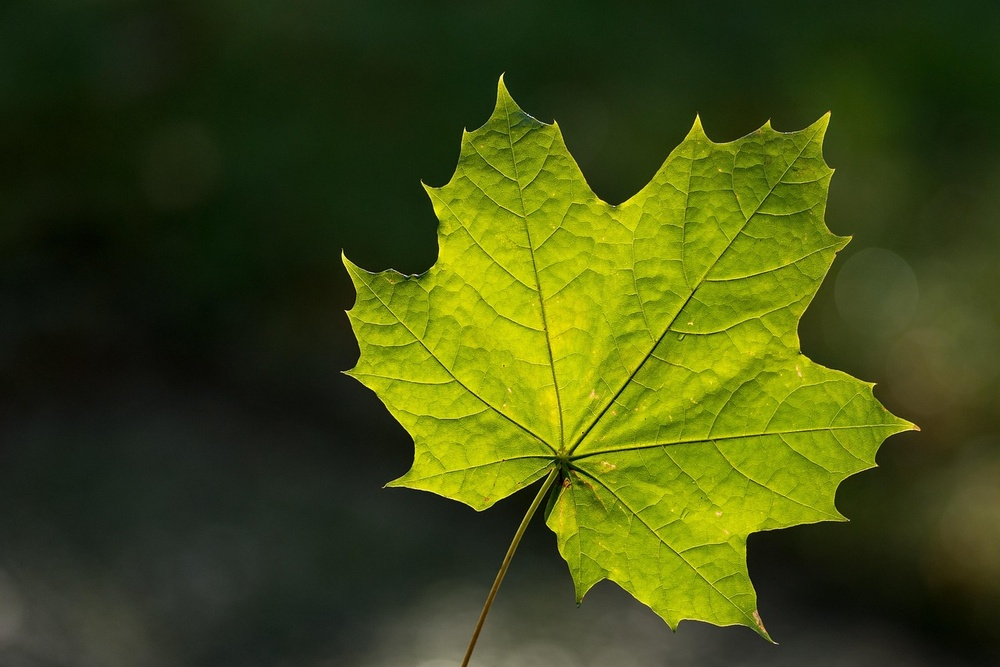
#> input picture Lab/leaf.jpg, 1000 x 667 px, shrunk from 1280 x 854 before the run
$ jupyter execute Lab7.ipynb
#> lines starting #> are read from the running program, lines starting #| are printed output that depends on the picture
### Machine Vision Lab 7
#### Implementing Affin transformations on Image

**22BAI1037 - Gorav Jhabakh**

[cell 1]
import cv2
import numpy as np
import matplotlib.pyplot as plt


img=cv2.imread('leaf.jpg',cv2.IMREAD_GRAYSCALE)
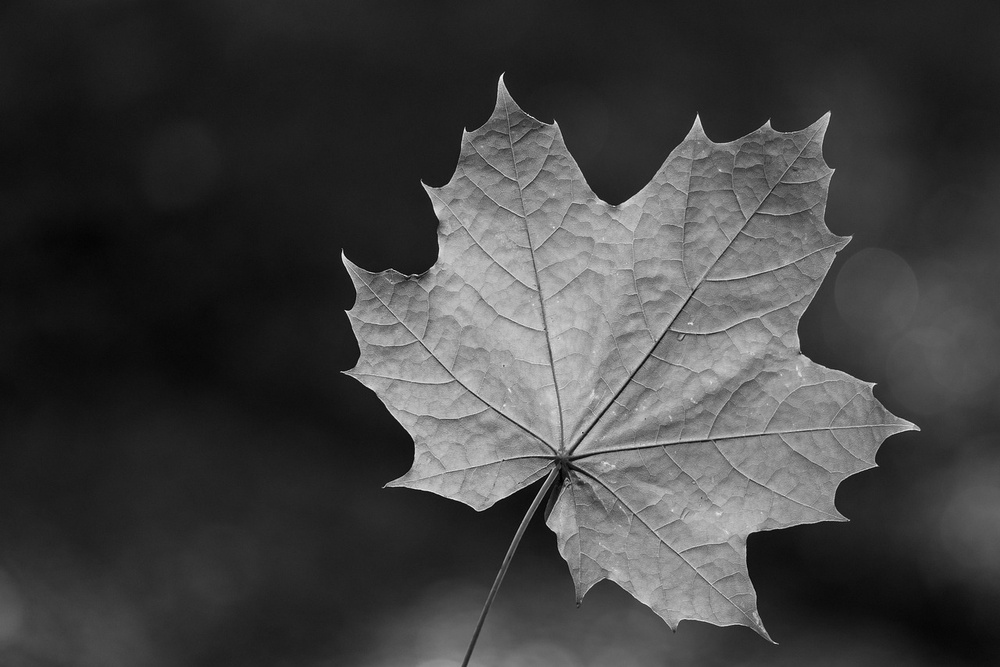
#> img: shape (667, 1000); min 0, max 248, mean 65.2
rows,cols=img.shape
#> rows = 667; cols = 1000

**Translation**

[cell 2]
# X and y factor
xFactor = 100
yFactor = 60

# Using opencv
translate = np.float32([[1, 0, xFactor],[0, 1, yFactor]])
translated_img_cv=cv2.warpAffine(img, translate,(cols, rows))
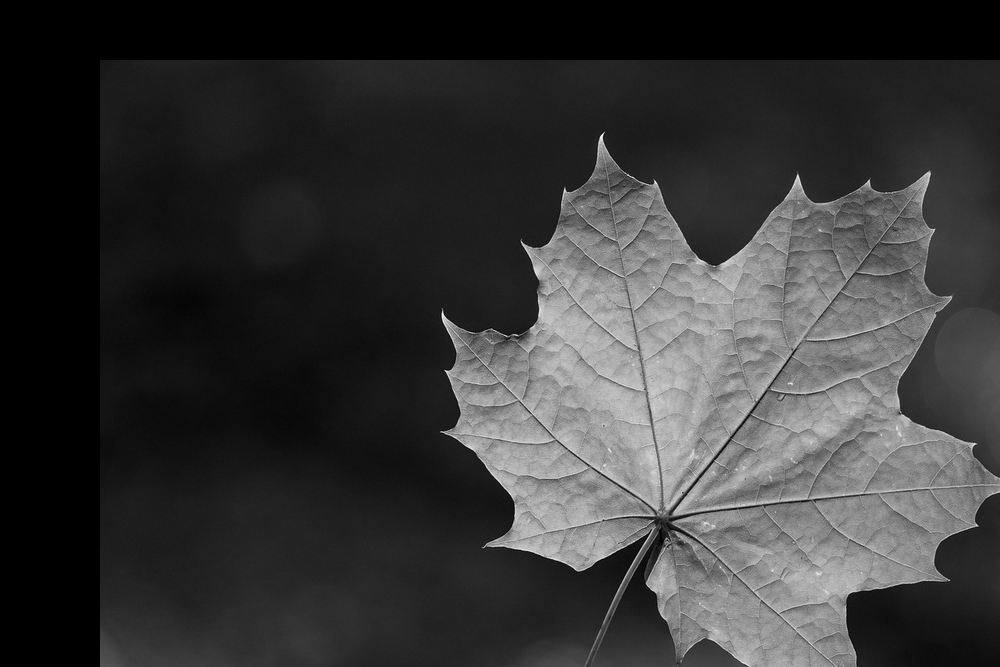
#> translated_img_cv: shape (667, 1000); min 0, max 248, mean 55.1

# Without opencv
translated_img_manual=np.zeros_like(img)
for i in range(rows):
    for j in range(cols):
        x=j+xFactor
        y=i+yFactor
        if 0 <= y < rows and 0 <= x < cols:
            translated_img_manual[y,x]=img[i,j]

[cell 3]
plt.figure(figsize=(15,5))
plt.subplot(1,3,1)
plt.imshow(img, cmap='gray')
plt.title("Original Image")

plt.subplot(1,3,2)
plt.imshow(translated_img_cv, cmap='gray')
plt.title("Translated Image with opencv")

plt.subplot(1,3,3)
plt.imshow(translated_img_cv, cmap='gray')
plt.title("Translated Image without opencv")

plt.axis('off')
plt.show()
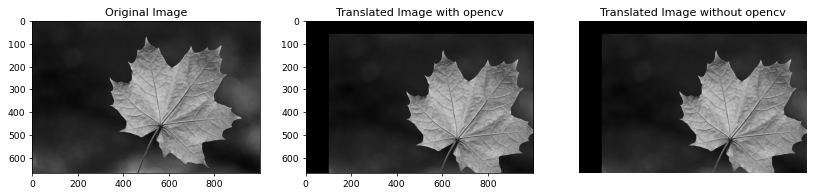
#> figure drawn by matplotlib, 3 panels

**Scaling**

[cell 4]
# Scale factors
xScale = 2
yScale = 1.5

# With opencv
center_x, center_y = cols / 2, rows / 2
#> center_x = 500; center_y = 333.5
scale = np.float32([[xScale, 0, center_x * (1 - xScale)], [0, yScale, center_y * (1 - yScale)]])
#> scale = [[2, 0, -500], [0, 1.5, -166.8]]
scaled_img_cv = cv2.warpAffine(img, scale, (cols, rows))
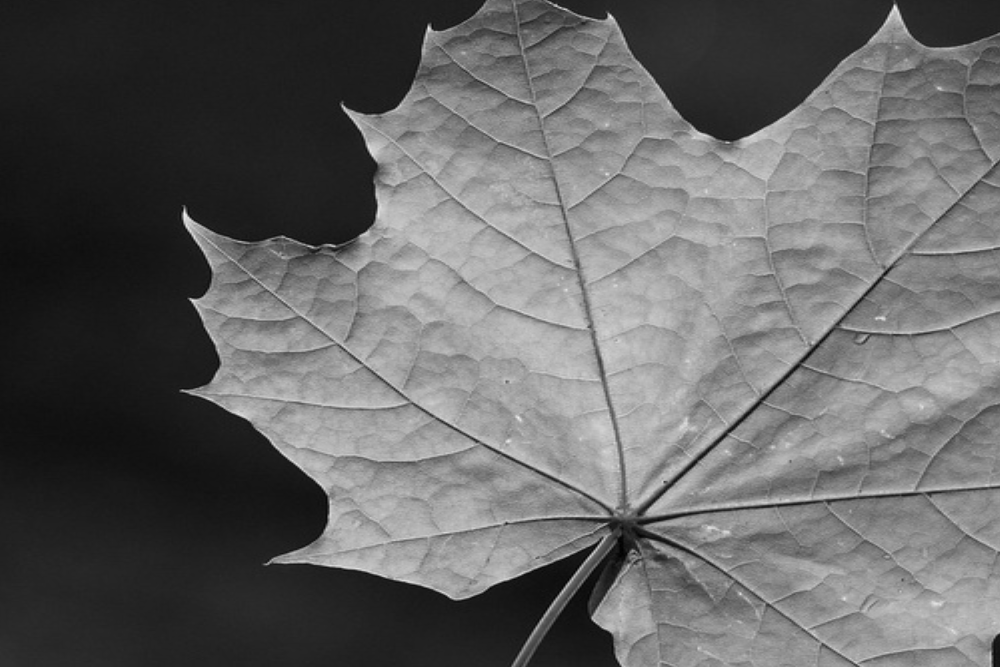
#> scaled_img_cv: shape (667, 1000); min 0, max 243, mean 99.7

# Without opencv
scaled_img_manual = np.zeros_like(img)
for i in range(rows):
    for j in range(cols):
        x, y = int((j - center_x) / xScale + center_x), int((i - center_y) / yScale + center_y)
        scaled_img_manual[i,j] = img[y,x]

[cell 5]
plt.figure(figsize=(15,5))
plt.subplot(1,3,1)
plt.imshow(img, cmap='gray')
plt.title("Original Image")

plt.subplot(1,3,2)
plt.imshow(scaled_img_cv, cmap='gray')
plt.title("Scaled Image with opencv")

plt.subplot(1,3,3)
plt.imshow(scaled_img_manual, cmap='gray')
plt.title("Scaled Image without opencv")

plt.axis('off')
plt.show()

**Rotation**

[cell 6]
angle = 45

# With opencv
center_x, center_y = cols / 2, rows / 2
rotation = cv2.getRotationMatrix2D((center_x, center_y), angle, 1)
rotated_img_cv = cv2.warpAffine(img, rotation, (cols, rows))
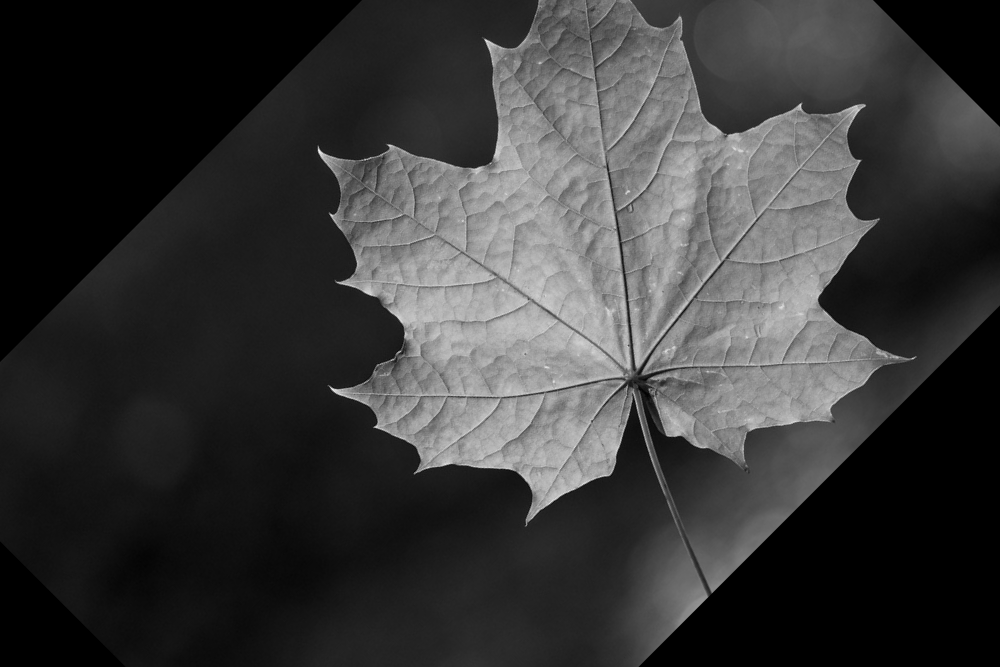
#> rotated_img_cv: shape (667, 1000); min 0, max 240, mean 56.4

# Without opencv
rotated_img_manual = np.zeros_like(img)
theta = np.radians(angle)
for i in range(rows):
    for j in range(cols):
        x = j - center_x
        y = (rows - 1 - i) - center_y
        new_x = int(center_x + x * np.cos(theta) - y * np.sin(theta))
        new_y = int(center_y + x * np.sin(theta) + y * np.cos(theta))
        if 0 <= new_x < cols and 0 <= new_y < rows:
            rotated_img_manual[rows - 1 - new_y, new_x] = img[i, j]
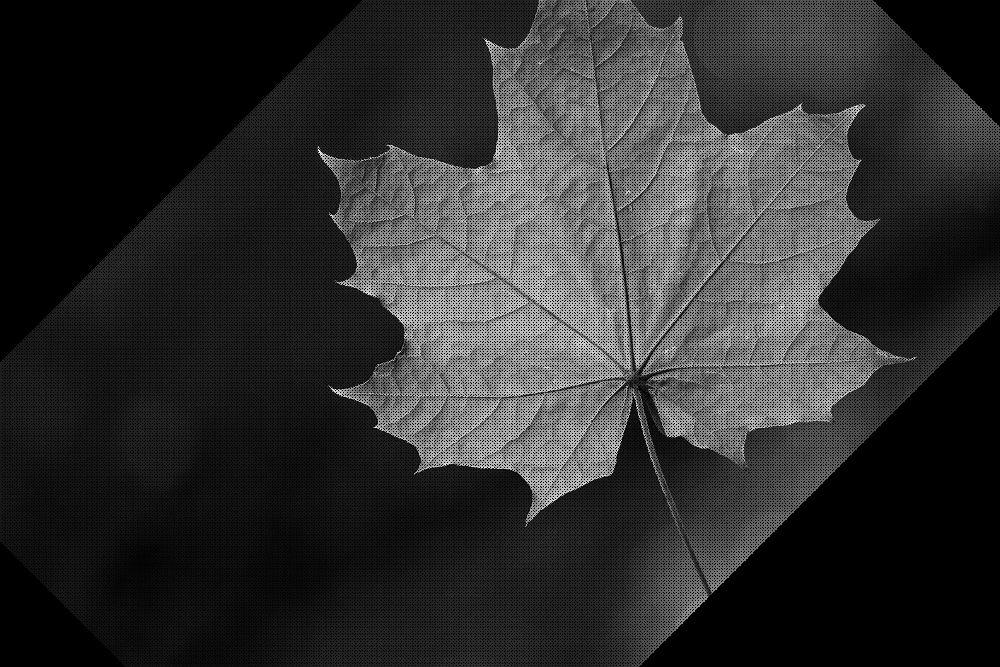
#> rotated_img_manual: shape (667, 1000); min 0, max 248, mean 46.7

[cell 7]
plt.figure(figsize=(15,5))
plt.subplot(1,3,1)
plt.imshow(img, cmap='gray')
plt.title("Original Image")

plt.subplot(1,3,2)
plt.imshow(rotated_img_cv, cmap='gray')
plt.title("Rotated Image with opencv")

plt.subplot(1,3,3)
plt.imshow(rotated_img_manual, cmap='gray')
plt.title("Rotated Image without opencv")

plt.axis('off')
plt.show()

$ run again, with Lab/image.jpg copied over Lab/leaf.jpg
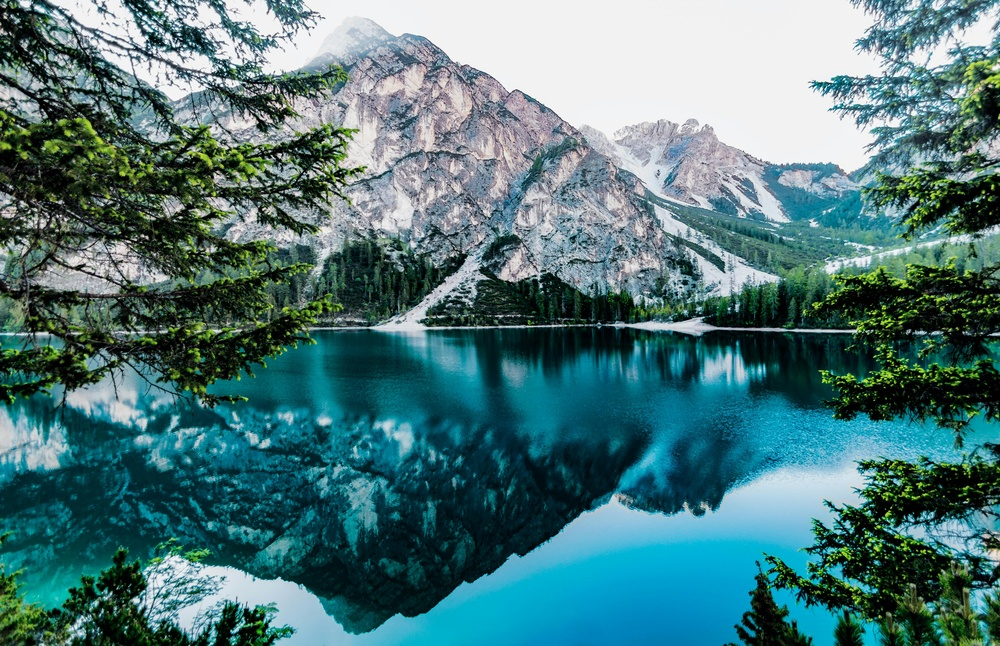
#> input picture Lab/image.jpg, 1000 x 646 px, shrunk from 5266 x 3403 before the run
#> `scaled_img_cv = cv2.warpAffine(img, scale, (cols, rows))`:
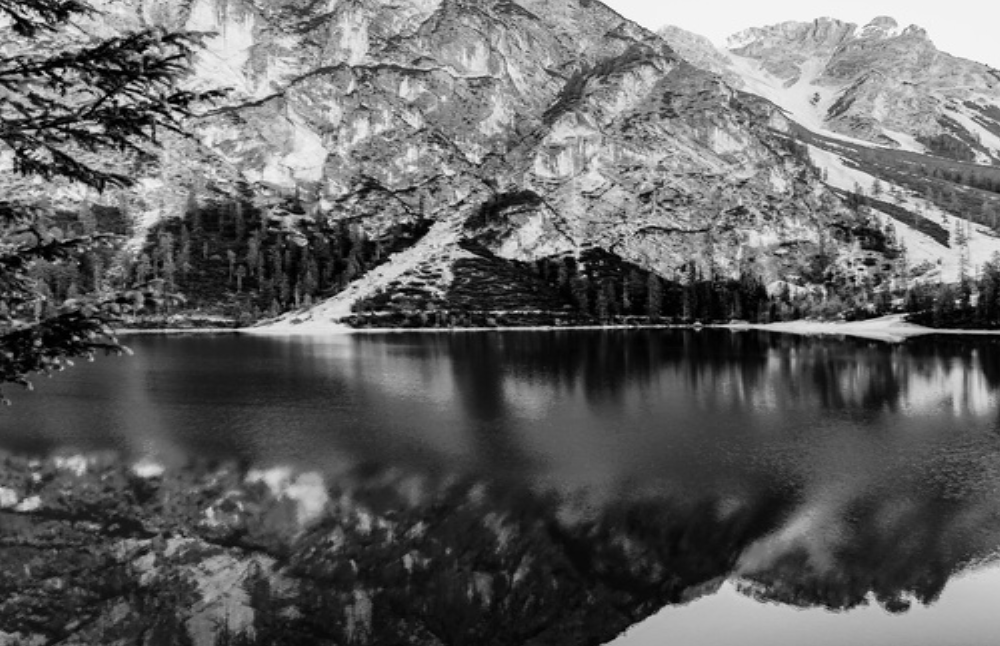
#> scaled_img_cv: shape (646, 1000); min 0, max 255, mean 98.3
#> after the loop `for i in range(rows):`:
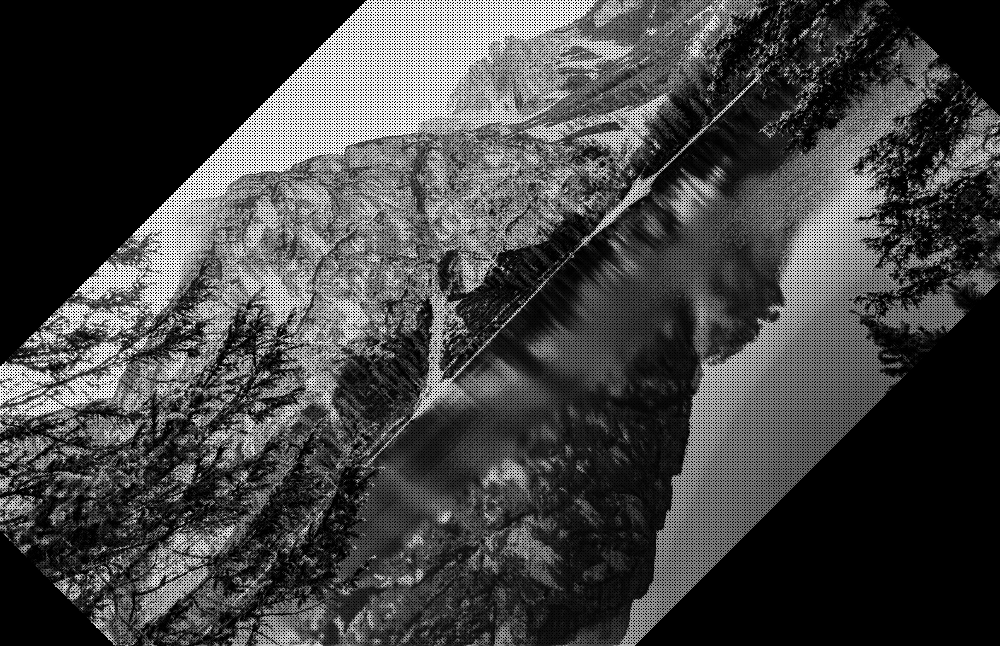
#> rotated_img_manual: shape (646, 1000); min 0, max 255, mean 66.9
